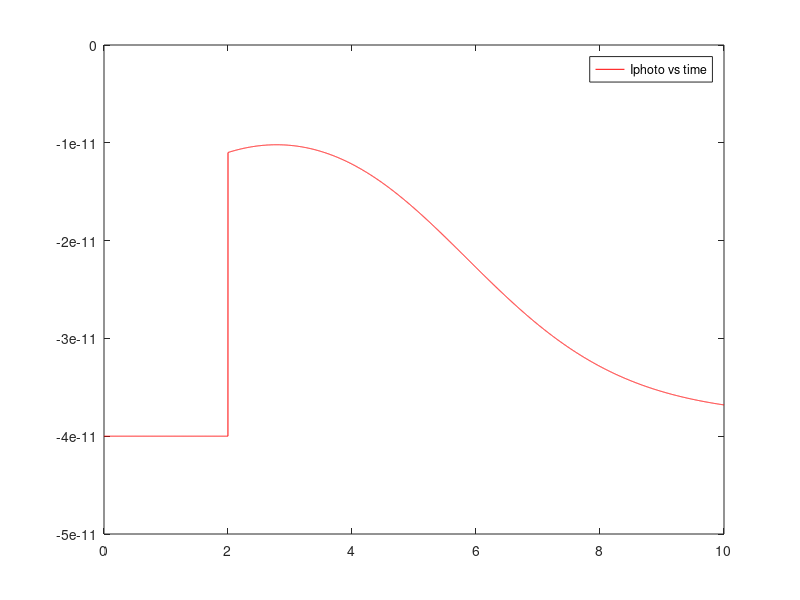
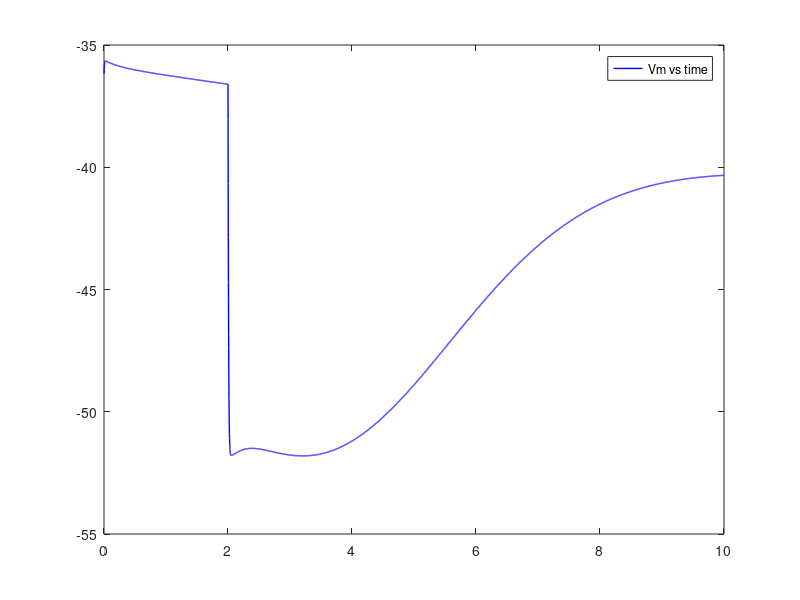
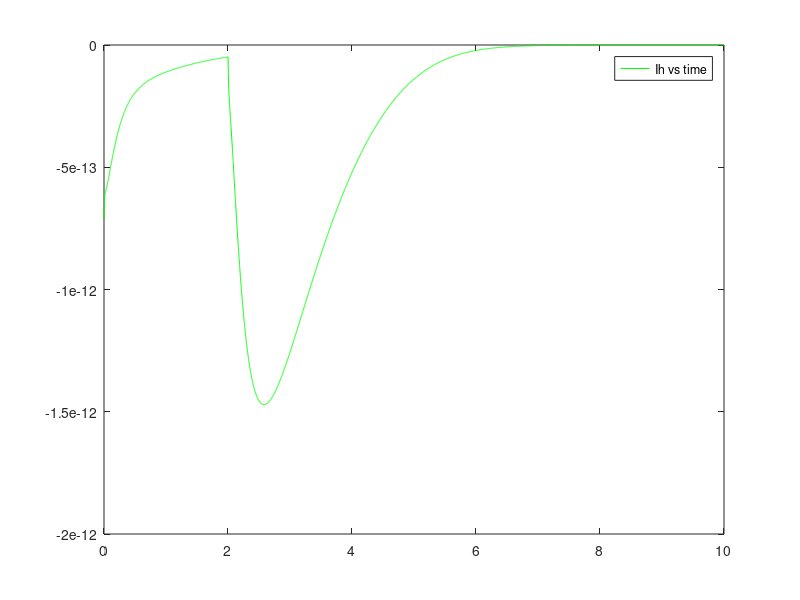
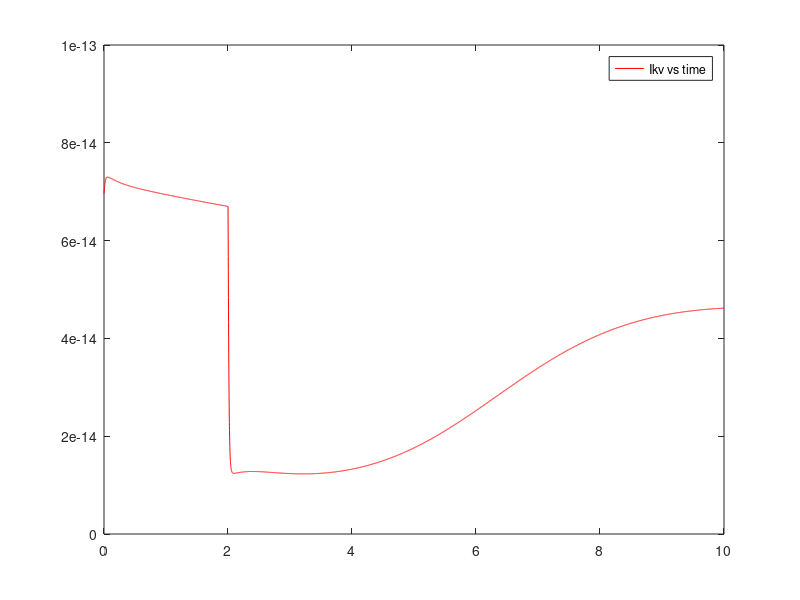

Recreate these plots in MATLAB, in order.

clc
clear all

%initialState = [-65, 0.05, 0.6, 0.32]; % V, m, h, n
SimulationTime = 10;
deltaT=.001;
timeInterval = 0:deltaT:SimulationTime;
currentLevel = 20e-12;


Tau1 = 3*50;
Tau2 = 3*450;
Tau3 = 3*800;
b = 1.5*3800;
%C_m = 0.02;

Idark(1:numel(timeInterval)) = -40e-12;

A(1:2000) =  0;
%A(20001:6000) = currentLevel;
A(2001:numel(timeInterval)) = currentLevel;
for i=1:numel(timeInterval)
    iphoto(i) = Idark(i) + A(i)*((1 - exp(-i/Tau1)) - 1.9*(1/(1 + (exp(-(i - b)/Tau2)))) + (1 - exp(-i/Tau3)));
    %Iphoto(i) = Idark(i) + A(i)*(1 - exp(-i/Tau3))*(1-(1/(1 + (exp(-(i - b)/Tau2)))));
    %Vm(i+1) = Vm(i) + deltaT*(-Iphoto(i)/Cm);
    
    %ikv = gbar_kv*(mkv.^3)*hkv*(Vm(i) - Ekv);
    
end


% Constants
    Cm = 0.02e-9;
    alpha1 = 50;
    alpha2 = 0.0003;
    alpha3 = 0.03;
    eps = 0.5e-6;
    Ttot = 1000e-6;
    beta1 = 2.5;
    Tau1 = 0.2e-6;
    Tau2 = 5;
    PDEtot = 100;
    b = 0.25e-18;
    Jmax = 5040e-12;
    eT = 500.0e-6;
    GammaCa = 50;
    Ca0 = 0.1e-6;
    k1 = 0.2e-6;
    k2 = 0.8;
    Amax = 65.6e-6;
    Kc = 100e-6;
    sigma = 1e-6;
    Vbar = 0.4; 
    
    gbar_kv = 2.0e-9;
    Ekv = -80;
    
    gbar_h = 0.305e-9;
    Eh = -32;
    
    gbar_ca = 1.2e-9;
    CA0 = 1600e-6;
    
    gbar_cacl = 6.5e-9;
    Ecacl = -45;
    
    gbar_kca = 0.5e-9;
    Ek = -80;
    
    gl = 0.5e-9;
    El = -55;
    
    F = 9.648e4;
    V1 = 3.812e-13;
    V2 = 5.236e-13;
    delta = 5.9e-5;
    S1 = 3.142e-8;
    Lb1 = 0.4e-6;
    Lb2 = 0.2e-6;
    Hb1 = 100e-6;
    Hb2 = 90e-6;
    Bl = 500e-6;
    BH = 200e-6;
    Jex = 20e-12;
    Jex2 = 20e-12;
    Dca = 6e-8;
    Cae = 0.01e-6;
    
 currentLevels = 10000;
%{
Jhv(1:200000) =  0;
Jhv(200001:202000) = currentLevels;
Jhv(202001:204000) = 0;
Jhv(204001:206000) = currentLevels;
Jhv(208001:208000) = 0;
Jhv(208001:210000) = currentLevels;
Jhv(210001:212000) = 0;
Jhv(212001:214000) = currentLevels;
Jhv(214001:216000) = 0;
Jhv(216001:218000) = currentLevels;
Jhv(218001:220000) = 0;
Jhv(220001:222000) = currentLevels;
Jhv(222001:224000) = 0;
Jhv(224001:226000) = currentLevels;
Jhv(226001:228000) = 0;
Jhv(228001:230000) = currentLevels;
Jhv(230001:232000) = 0;
Jhv(232001:234000) = currentLevels;
Jhv(234001:236000) = 0;
Jhv(236001:238000) = currentLevels;
Jhv(238001:numel(timeInterval)) = 0;
%}

%{
Jhv(1:200) =  0;
Jhv(201:220) = currentLevels;
Jhv(221:240) = 0;
Jhv(241:260) = currentLevels;
Jhv(261:280) = 0;
Jhv(281:310) = currentLevels;
Jhv(311:numel(timeInterval)) = 0;
%}
%{
Jhv(2121:2140) = currentLevels;
Jhv(2141:2160) = 0;
Jhv(2161:2180) = currentLevels;
Jhv(2181:2200) = 0;
Jhv(2201:2220) = currentLevels;
Jhv(2221:2240) = 0;
Jhv(2241:2260) = currentLevels;
Jhv(2261:2280) = 0;
Jhv(2281:2300) = currentLevels;
Jhv(2301:2320) = 0;
Jhv(2321:2340) = currentLevels;
Jhv(2341:2360) = 0;
Jhv(2361:2380) = currentLevels;
Jhv(2381:numel(timeInterval)) = 0;
%}

% Initial Values
V = -36.18;
Rh = 0;
Rhi = 0;
Tr = 0;
PDE = 0;
Ca2 = 0.3e-6;
Cab = 34.88e-6;
cGMP = 2.0;

% Ikv constant
mkv = 0.430;
hkv = 0.999;

%Ih constant
c1 = 0.646;
c2 = 0.298;
o1 = 0.0517;
o2 = 0.00398;
o3 = 0.000115;

%Ica constant
CaS = 0.0966e-6;
mca = 0.436;

mkca = 0.642;
CaF = 0.0966e-6;
Cabls = 80.929e-6;
Cabhs = 29.068e-6;
Cablf = 80.929e-6;
Cabhf = 29.068e-6;


% Iphoto
j = (Jmax*(cGMP.^3))/((cGMP.^3) + 1000);
%iphoto = -j*(1 - exp((V - 8.5)/17.0));

% Ikv
almkv = (5*(100 - V))/(exp((100-V)/42)-1);
bmkv = 9*(exp(-(V-20)/40));
alhkv = 0.15*(exp(-V/22));
bhkv = 0.4125/(exp((10-V)/7) + 1);
ikv = gbar_kv*(mkv.^3)*hkv*(V - Ekv)*1e-5;

% Ih
alh = 3/(exp((V + 88)/14)+1);
bh = 18/(exp(-(V + 18)/19)+1);
ih = gbar_h*(o1+o2+o3)*(V - Eh)*1e-2;

%Ica
almca = 3*(80-V)/(exp((80-V)/25) - 1);
bmca = 10/(1+(exp(V+38/7)));
hca = exp((40-V)/18)/(1+exp((40-V)/18));
Eca = -12.9*log(CaS/CA0);
ica = gbar_ca*(mca.^4)*hca*(V-Eca)*1e-5;

%Icacl
mcacl = 1/(1 + (exp((0.37 - CaS)/0.09)));
iclca = gbar_cacl*mcacl*(V - Ecacl)*1e-3;

%Ikca
almkca = 15*(80-V)/(exp((80-V)/40) - 1);
bmkca = 20*exp(-V/35);
mkcas = CaS/(CaS + 0.3);
ikca = gbar_kca*(mkca.^2)*mkcas*(V - Ek)*1e4;

%Il
il = gl*(V - El)*1e-3;

% Calcium System
iex = Jex*exp(-(V+14)/70)*((CaS - Cae)/(CaS - Cae + 2.3));
iex2 = Jex2*((CaS - Cae)/(CaS - Cae + 0.5));
jev = 0;


%Synapse
Vth = -51;
Vslope = 10;
gsyn_max = 2.56e-9;
tau = 0.1;
s_inf = tanh((V - Vth)/Vslope);
S = 0.09;



for i=1:numel(timeInterval)-1 %Compute coefficients, currents, and derivates at each time step
   
    %---calculate the coefficients---%
    %Equations here are same as above, just calculating at each time step
    j(i) = (Jmax*power(cGMP(i), 3))/(power(cGMP(i), 3) + power(10, 3));
    %iphoto(i) = -j(i) *(1 - exp((V(i) - 8.5)/17.0));
    jev(i) = 1 - exp((V(i) - 8.5)/17.0);
    
    almkv(i) = (5*(100 - V(i)))/(exp((100-V(i))/42)-1);
    bmkv(i) = 9*(exp(-(V(i)-20)/40));
    alhkv(i) = 0.15*(exp(-V(i) /22));
    bhkv(i) = 0.4125/(exp((10-V(i))/7) + 1);
    ikv(i) = gbar_kv*power(mkv(i), 3)*hkv(i) *(V(i) - Ekv)*1e-5;
    
    alh(i) = 8/(exp((V(i) + 78)/14)+1);
    bh(i) = 20/(exp(-(V(i) + 8)/19) + 1);
    ih(i) = gbar_h*(o1(i) + o2(i) + o3(i))*(V(i) - Eh)*1e-2;
    
    almca(i) = 3*(80-V(i))/(exp((80-V(i))/25) - 1);
    bmca(i) = 10/(1+(exp((V(i)+38)/7)));
    hca(i) = exp((40-V(i))/18)/(1+exp((40-V(i))/18));
    Eca(i) = -12.5*log(CaS(i)/CA0);
    ica(i) = gbar_ca*power(mca(i) , 4)*hca(i) *(V(i) - Eca(i))*1e-5;
    
    mcacl(i) = 1/(1 + (exp((0.37 - CaS(i))/0.09)));
    iclca(i) = gbar_cacl*mcacl(i)*(V(i) - Ecacl)*1e-3;
    
    almkca(i) = 15*(80-V(i))/(exp((80-V(i))/40) - 1);
    bmkca(i) = 20*exp(-V(i)/35);
    mkcas(i) = CaS(i)/(CaS(i) + 0.3);
    ikca(i) = gbar_kca*power(mkca(i), 2)*mkcas(i)*(V(i) - Ek)*1e4;
    
    
    il(i) = gl*(V(i) - El)*1e-3;
    
    iex(i) = Jex*exp(-(V(i)+14)/70)*((CaS(i) - Cae)/(CaS(i) - Cae + 2.3));
    iex2(i) = Jex2*((CaS(i) - Cae)/(CaS(i) - Cae + 0.5));

    s_inf(i) = tanh((V(i) - Vth)/Vslope);

    %---calculate the currents---%
    I_ALL = -(iphoto(i) + ih(i) + ikv(i) + il(i) + ikca(i) + iclca(i) + iex(i) + iex2(i) + ica(i));
    %
    
   
    %---calculate the derivatives using Euler first order approximation---%
    V(i+1) = V(i) + (deltaT*I_ALL*(1e3)/Cm);
    
    
    % Photo Current
    Rh(i+1) = Rh(i) + deltaT*(100 - alpha1*Rh(i) + alpha2*Rhi(i));
    Rhi(i+1) = Rhi(i) + deltaT*(alpha1*Rh(i) - (alpha2+alpha3)*Rhi(i));
    Tr(i+1) = Tr(i) + deltaT*(eps*Rh(i)*(Ttot - Tr(i)) - beta1*Tr(i) + Tau2*PDE(i) - Tau1*Tr(i)*(PDEtot - PDE(i)));
    PDE(i+1) = PDE(i) + deltaT*(Tau1*Tr(i)*(PDEtot - PDE(i)) - Tau2*PDE(i));
    Ca2(i+1) = Ca2(i) + deltaT*(b*j(i) - GammaCa*(Ca2(i) - Ca0) - k1*(eT - Cab(i))*Ca2(i) + (k2*Cab(i)));
    Cab(i+1) = Cab(i) + deltaT*(k1*(eT - Cab(i))*Ca2(i) - (k2*Cab(i)));
    cGMP(i+1) = cGMP(i) + deltaT*((Amax/(1 + power((Ca2(i)/Kc), 4))) - (cGMP(i)*(Vbar + sigma*PDE(i))));
    

    % Hyperpolarize Current
    c1(i+1) = c1(i) + deltaT*(-4*alh(i)*c1(i) + bh(i)*c2(i));
    c2(i+1) = c2(i) + deltaT*(4*alh(i)*c1(i) - 3*(alh(i) + bh(i))*c2(i) + 2*bh(i)*o1(i));
    o1(i+1) = o1(i) + deltaT*(((3*alh(i)*c2(i)) - ((2*alh(i) + 2*bh(i))*o1(i)) + (3*bh(i)*o2(i))));
    o2(i+1) = o2(i) + deltaT*(2*alh(i)*o1(i) - (alh(i) + 3*bh(i))*o2(i) + 4*bh(i)*o3(i));
    o3(i+1) = o3(i) + deltaT*( alh(i)*o2(i) - 4*bh(i)*o3(i));
    
    % Delayed Rectifier Current
    mkv(i+1) = mkv(i) + deltaT*(almkv(i)*(1-mkv(i)) - bmkv(i)*mkv(i));
    hkv(i+1) = hkv(i) + deltaT*(alhkv(i)*(1-hkv(i)) - bhkv(i)*hkv(i));
    
    % Calcium Current
    mca(i+1) = mca(i) + deltaT*(almca(i)*(1 - mca(i)) - bmca(i)*mca(i));
    
    % Calcium Activated Potassium Current
    mkca(i+1) = mkca(i) + deltaT*(almkca(i)*(1 - mkca(i)) - bmkca(i)*mkca(i));
    
    % Intracellular Calcium System
    CaS(i+1) = CaS(i) + deltaT*(-(((ica(i) + iex(i) + iex2(i))/(2*F*V1))*1e-6) - (Dca*(S1/(delta*V1))*(CaS(i)-CaF(i))) - (Lb1*CaS(i)*(Bl - Cabls(i))) + Lb2*Cabls(i) - (Hb1*CaS(i)*(BH - Cabhs(i))) + Hb2*Cabhs(i));
    CaF(i+1) = CaF(i) + deltaT*((Dca*(S1/(delta*V2))*(CaS(i)-CaF(i))) - (Lb1*CaF(i)*(Bl - Cablf(i))) + Lb2*Cablf(i) - (Hb1*CaF(i)*(BH - Cabhf(i))) + Hb2*Cabhf(i));
    Cabls(i+1) = Cabls(i) + deltaT*(Lb1*CaS(i)*(Bl - Cabls(i)) - Lb2*Cabls(i));
    Cabhs(i+1) = Cabhs(i) + deltaT*(Hb1*CaS(i)*(BH - Cabhs(i)) - Hb2*Cabhs(i));
    Cablf(i+1) = Cablf(i) + deltaT*(Lb1*CaF(i)*(Bl - Cablf(i)) - Lb2*Cablf(i));
    Cabhf(i+1) = Cabhf(i) + deltaT*(Hb1*CaF(i)*(BH - Cabhf(i)) - Hb2*Cabhf(i));

    % Chemical Synapse
    S(i+1) = S(i) + deltaT*((s_inf(i) - S(i)))/(((1 - s_inf(i))*tau*S(i)));

end


%V = V-65; %Set resting potential to -70mv

%il(numel(il)+1) = il(numel(il));
plot(timeInterval, A, 'r')
%xlim([0 10])
legend('Step Response of Light Stimulus vs time')

%{
figure
plot(timeInterval, S, 'r', 'linewidth', 1)
%xlim([0 0.1])
legend('S(t) vs time')

figure
s_inf(numel(s_inf)+1) = s_inf(numel(s_inf));
plot(timeInterval, s_inf, 'r', 'linewidth', 1)
%xlim([0 0.1])
legend('S_inf vs time')


%}

%figure
%iphoto(numel(iphoto)+1) = iphoto(numel(iphoto));
plot(timeInterval, iphoto, 'r')
%xlim([0 10])
legend('Iphoto vs time')
hold on

figure
%timeInterval
plot(timeInterval, V, 'b', 'linewidth', 1)
%xlim([0 10])
legend('Vm vs time')
hold on



figure
ih(numel(ih)+1) = ih(numel(ih));
plot(timeInterval, ih, 'g')
%xlim([0 10])
legend('Ih vs time')
%plot(timeInterval, gbar_kv*(n.^3), 'r')
%legend('GKV vs time')
hold on


%figure
%plot(timeInterval, Iinj, 'r')
%legend('Jhv vs time')

figure
ikv(numel(ikv)+1) = ikv(numel(ikv));
plot(timeInterval, ikv, 'r')
%xlim([0 10])
legend('Ikv vs time')
hold on

%{
figure
%Jhv(numel(Jhv)+1) = Jhv(numel(Jhv));
plot(timeInterval, Jhv, 'r')
%xlim([0 10])
legend('Jhv vs time')
%}

figure
ica(numel(ica)+1) = ica(numel(ica));
plot(timeInterval, ica, 'r')
%xlim([0 10])
legend('Ica vs time')
hold on


%{
figure
plot(timeInterval, Rh, 'r')
%xlim([0 10])
legend('Rh vs time')

figure
plot(timeInterval, Rhi, 'r')
%xlim([0 10])
legend('Rhi vs time')

figure
plot(timeInterval, Tr, 'r')
%xlim([0 10])
legend('Tr vs time')

figure
plot(timeInterval, PDE, 'r')
%xlim([0 10])
legend('PDE vs time')

figure
plot(timeInterval, cGMP, 'r')
%xlim([0 10])
legend('cGMP vs time')


figure
plot(timeInterval, Ca2, 'r')
%xlim([0 10])
legend('Ca vs time')


figure
plot(timeInterval, Cab, 'r')
%xlim([0 10])
legend('Cab vs time')
%}

figure
ikca(numel(ikca)+1) = ikca(numel(ikca));
plot(timeInterval, ikca, 'r')
%xlim([0 10])
legend('Ikca vs time')
hold on


figure
iclca(numel(iclca)+1) = iclca(numel(iclca));
plot(timeInterval, iclca, 'r')
%xlim([0 10])
legend('Iclca vs time')
hold on


figure
il(numel(il)+1) = il(numel(il));
plot(timeInterval, il, 'r')
%xlim([0 10])
legend('Il vs time')
hold on

figure
almkv(numel(almkv)+1) = almkv(numel(almkv));
plot(timeInterval, almkv, 'r')
%xlim([0 10])
legend('mkv vs time')
%}    
   